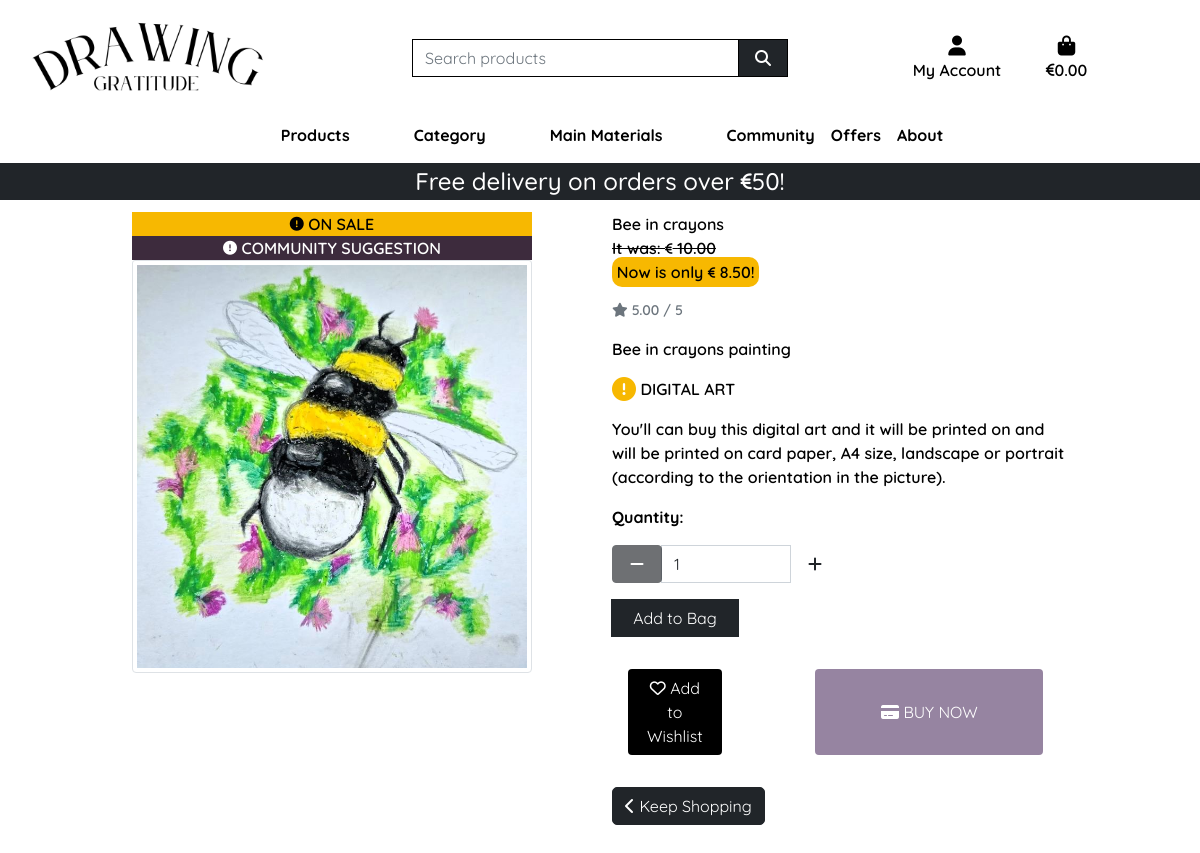
Page /products/29 (signed in) on the earlier database version.
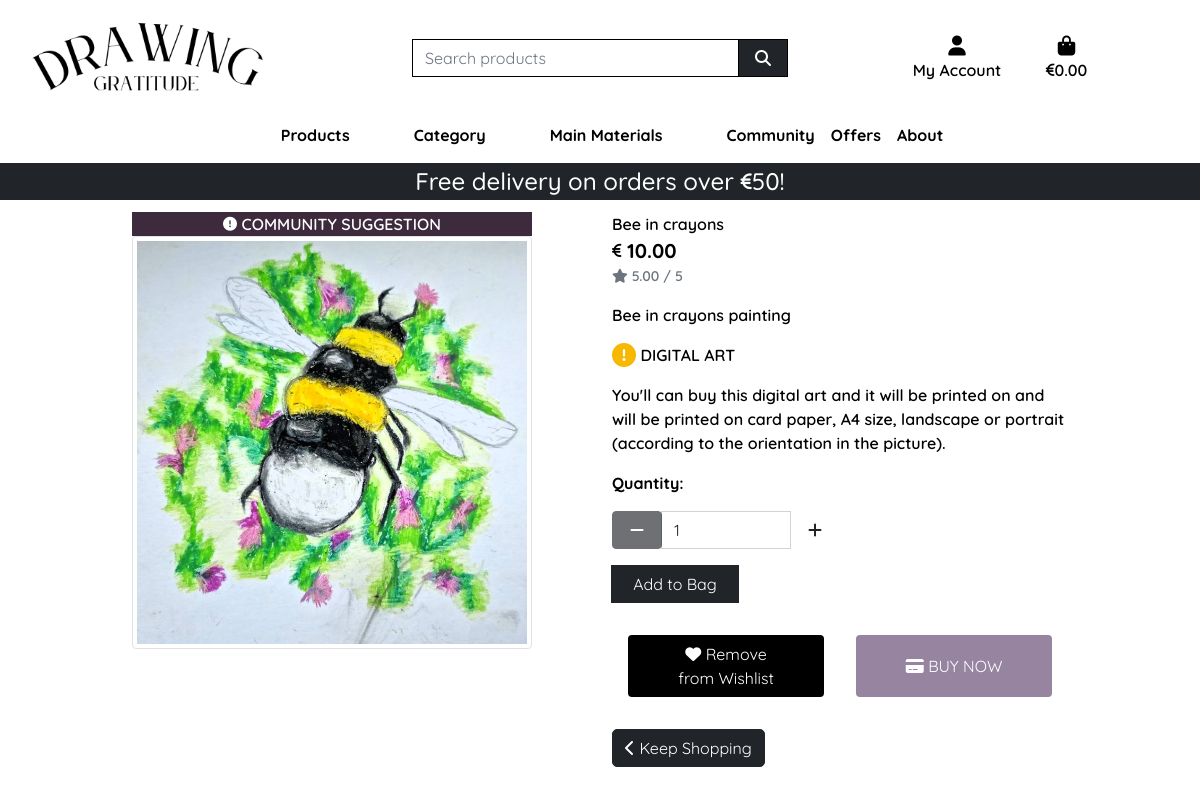
Same page on the later database version.
### products/models.py (models this page shows, shortened)
class Product(models.Model):
    DIGITAL_CHOICES = [
        (True, '0'),
        (False, '1'),
    ]
    OFFERS_CHOICES = [
        (True, '0'),
        (False, '1'),
    ]
    COMMUNITY_CHOICES = [
        (True, '0'),
        (False, '1'),
    ]
    category = models.ForeignKey('Category', null=True, blank=True, on_delete=models.SET_NULL)
    sku = models.CharField(max_length=254, null=True, blank=True)
    name = models.CharField(max_length=254)
    description = models.TextField()
    price = models.DecimalField(max_digits=6, decimal_places=2)
    rating = models.DecimalField(max_digits=6, decimal_places=2, null=True, blank=True)
    image_url = models.URLField(max_length=1024, null=True, blank=True)
    image = models.ImageField(null=True, blank=True)
    digital = models.BooleanField(default=False)
    offers =  models.BooleanField(default=False)
    community =  models.BooleanField(default=False)

### products/views.py (the view)
# urls.py: path('<product_id>', views.product_detail, name='product_detail'),
def product_detail(request, product_id):
    product = get_object_or_404(Product, pk=product_id)
    product_in_wishlist = Wishlist.objects.filter(product=product, user=request.user).exists()
    context = {
        'product': product,
        'product_in_wishlist': product_in_wishlist,
    }
    return render(request, 'products/product_detail.html', context)

### bag/contexts.py (called while the page is built, shortened)
def bag_contents(request):
    bag_items = []
    total = 0
    total_discounted_price = 0
    product_count = 0
    bag = request.session.get('bag', {})
    delivery = total * Decimal(settings.STANDARD_DELIVERY_PERCENTAGE / 100) if total < settings.FREE_DELIVERY_THRESHOLD else 0
    grand_total = total + delivery
    context = {
        'bag_items': bag_items,
        'total': total,
        'total_discounted_price': total_discounted_price,
        'product_count': product_count,
        'delivery': delivery,
        'free_delivery_delta': max(0, settings.FREE_DELIVERY_THRESHOLD - total),
        'free_delivery_threshold': settings.FREE_DELIVERY_THRESHOLD,
        'grand_total': grand_total,
    }
    return context

### bag/templatetags/bag_tools.py (called while the page is built)
@register.filter(name='discount')
def discount(price, percent):
    price = Decimal(str(price))  # Ensure correct precision for the price
    percent = Decimal(str(percent))  # Ensure correct precision for the percent
    discounted_price = price * (1 - percent / 100)
    return discounted_price.quantize(Decimal('0.00'), rounding=ROUND_HALF_UP)

### products/templates/products/product_detail.html (shortened to what the changed rows need)
{% extends "base.html" %}
{% load static %}
{% load bag_tools %}
{% block content %}
    <div class="container">
        <div class="row">
            <div class="col-6">
                <div class="image-container mt-5">
                    {% if product.offers %}
                        <p class="on-sale"><i class="fa-solid fa-circle-exclamation fa-sm"></i> on sale</p>
                    {% endif %}
                    {% if product.community %}
                        <p class="on-community"><i class="fa-solid fa-circle-exclamation fa-sm"></i> community suggestion</p>
                    {% endif %}
                    {% if product.image %}
                        <a href="{{ product.image.url }}" target="_blank">
                            <img class="card-img-top img-fluid img-thumbnail" src="{{ product.image.url }}" alt="{{ product.name }}">
                        </a>
                    {% else %}
                        <a href="">
                            <img class="card-img-top img-fluid img-thumbnail" src="{{ MEDIA_URL }}noimage.png" alt="{{ product.name }}">
                        </a>
                    {% endif %}
                </div>
            </div>
            <div class="col-6">
                <div class="row product-details-container mb-5 mt-md-5">
                    <p class="mb-0">{{ product.name }}</p>
                    {% if product.offers %}
                        <p>
                            <span class="discount-price">It was: <i class="fas fa-euro-sign fa-xs"></i> {{ product.price }} <br></span>
                            <span class="new-price">Now is only <i class="fas fa-euro-sign fa-xs"></i> {{ product.price|discount:15 }}!</span>
                        </p>
                    {% else %}
                        <p class="lead mb-0 text-left fw-bold"><i class="fas fa-euro-sign fa-xs"></i> {{ product.price }}</p>
                    {% endif %}
                    {% if product.rating %}
                        <small class="text-muted"><i class="fas fa-star me-1"></i>{{ product.rating }} / 5</small>
                    {% else %}
                        <small class="text-muted">No rating yet</small>
                    {% endif %}
                    <p class="mt-3">{{ product.description }} </p>
                    {% if product.producttags %}
                        <p class="mt-3">
                            <table class="table table-sm text-center table-striped">
                                <caption>Product Specifications</caption>
                                <thead>
                                <tr>
                                    <th><i class="fa-solid fa-fill-drip"></i><br>Paints</th>
                                    <th><i class="fa-solid fa-pen-ruler"></i><br>Other materials</th>
                                    <th><i class="fa-regular fa-note-sticky"></i><br>Paper</th>
                                    <th><i class="fa-solid fa-crop-simple"></i><br>Frame</th>
                                    <th><i class="fa-solid fa-chess-board"></i><br>Surface</th>
                                </tr>
                                </thead>
                                <tbody>
                                    <tr>
                                        <td>
                                            {% for paint in product.producttags.paint.all %}
                                            <li>{{ paint.name }}</li>
                                            {% endfor %}
                                        </td>
                                        <td>
                                            {% for material in product.producttags.materials.all %}
                                            <li>{{ material.name }}</li>
                                            {% endfor %}
                                        </td>
                                        <td>
                                            {% for paper in product.producttags.paper.all %}
                                            <li>{{ paper.name }}</li>
                                            {% endfor %}
                                        </td>
                                        <td>
                                            {% for frame in product.producttags.frame.all %}
                                            <li>{{ frame.name }}</li>
                                            {% endfor %}
                                        </td>
                                        <td>
                                            {% for surface in product.producttags.surface.all %}
                                            <li>{{ surface.name }}</li>
                                            {% endfor %}
                                        </td>
                                    </tr>
                                </tbody>
                            </table>
                    {% else %}
                        <p class="text-uppercase"><i class="fa-solid fa-circle-exclamation fa-xl" style="color: #f7b801;"></i> digital art</p>
                        <p> You'll can buy this digital art and it will be printed on and will be printed on card paper,
                            A4 size, landscape or portrait (according to the orientation in the picture).</p>
                    {% endif %}
                    <form class="form" action="{% url 'add_to_bag' product.id %}" method="POST">
                        <div class="form-row">
                        </div>
                    </form>
                    <div class="d-flex">
                        {% if product_in_wishlist %}
                            <a href="{% url 'remove_from_wishlist' product.id %}" class="btn btn-wish w-50"><i class="fa-solid fa-heart"></i> Remove <br>from Wishlist</a>
                        {% else %}
                            <form action="{% url 'add_to_wishlist' product.id %}" method="post">
                                <button type="submit" class="btn btn-wish w-50"><i class="fa-regular fa-heart"></i> Add to Wishlist</button>
                            </form>
                        {% endif %}
                        <a href="{% url 'checkout' %}" class="btn btn-buynow text-uppercase w-50">
                            <i class="fa-solid fa-credit-card"></i> Buy now
                        </a>
                    </div>
                    <a href="{% url 'products' %}" >
                        <span class="btn btn-dark btn-products"><i class="fas fa-chevron-left"></i> Keep Shopping</span>
                    </a>
                </div>
            </div>
        </div>
    </div>
{% endblock %}

Differences in the rows shown:
changed Product "Bee in crayons": offers True → False (drawn); price|discount "8.50" → (not shown)
Other differences:
text no longer shown: "ON SALE It was: Now is only ! Add to Wishlist"
text now shown: "Remove from Wishlist"
